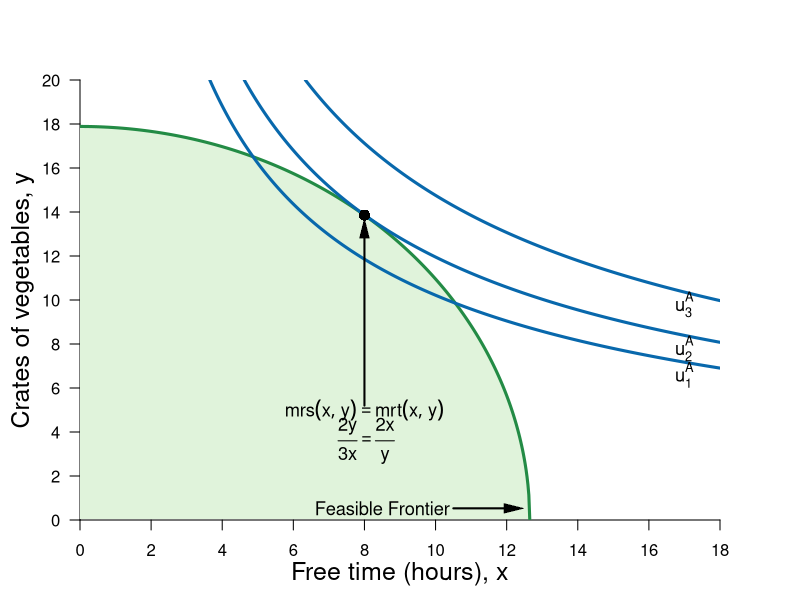

Generate this figure with R:
#Graph Designer: Simon Halliday
#Authors: Bowles, Foley and Halliday
#Title: Microeconomics: Competition, Conflict and Coordination

library(shape)
pdf(file = "constrained_optimization/feasible_frontier_indiff_vegetables.pdf", width = 8, height = 8)

#Set parameters for graphics
axislabelsize <- 1.5
labelsize <- 1.1
graphlinewidth <- 3
segmentlinewidth <- 2

COL <- c("#7fc97f", "#beaed4", "#fdc086", "#ffff99", "#386cb0", "#f0027f", "#bf5b17", "#666666")
COLA <- c("#e0f3db", "#99d8c9","#66c2a4","#41ae76", "#238b45", "#005824")
COLB <- c("#4eb3d3", "#2b8cbe", "#0868ac","#084081")

#Edited the margins to cater for the larger LHS labels
par(mar =  c(4, 4, 4, 4))

ppf <- function(x, intercept = 320) {
  (intercept - 2*x^2)^0.5
}

uFn <- function(x, y, alpha = 0.4){
  (x^alpha)*(y^(1-alpha))
}

indiffA <- function(x, ubar = uFn(8, 13.87), alpha = 0.4) {
  (ubar/ (x^alpha))^(1/ (1 - alpha))
}

ylims <- c(0, 20)
xlims <- c(0, 18)

npts <- 501 
x <- seq(xlims[1], xlims[2], length.out = npts)
y <- seq(ylims[1], ylims[2], length.out = npts) 
a <- c(uFn(8, 13.87) - 1, uFn(8, 13.87), uFn(8, 13.87) + 1.5) #alpha = 0.4

plot(0, 0, xlim = xlims, ylim = ylims, type = "n",
     xlab = expression(paste("")),
     ylab = expression(paste("")), 
     xaxt = "n", 
     yaxt = "n", 
     cex.lab = axislabelsize, 
     bty = "n", 
     xaxs="i", 
     yaxs="i"
)


# ticksy <- seq(from = 0, to = ylims[2], by = 1)
# ylabels <- seq(from = 0, to = ylims[2], by = 1)
ticksx <- seq(from = 0, to = xlims[2], by = 2)
xlabels <- seq(from = 0, to = xlims[2], by = 2)
ticksy <- seq(ylims[1],  ylims[2], 2)
ylabels <- seq(ylims[1],  ylims[2], 2)
# ticksx <- c(xlims[1], 5.25, 8.944272, xlims[2])
# xlabels <- c(NA, expression(paste(x,"*")), expression(paste(bar(x))), NA)

axis(1, at = ticksx, pos = 0, labels = xlabels)
axis(2, at = ticksy, pos = 0, labels = ylabels, las = 1)

npts <- 500 
xx1 <- seq(xlims[1], sqrt(320/2-0.001), length.out = npts)


#Draw the polygon for shading the feasible set
xpoly1 <- seq(from = xlims[1], to = sqrt(320/2-0.001), length.out = npts)
ypoly1 <- ppf(xpoly1)
polygon(x = c(xpoly1, xpoly1[1]), y = c(ypoly1, rev(ypoly1)[1]), col=COLA[1], density=NULL, border = NA)

#Draw the graphs
lines(xx1, ppf(xx1), col = COLA[5], lwd = graphlinewidth)

#Label the feasible frontier
text(8.5, 0.53, expression("Feasible Frontier"), cex = labelsize)
Arrows(10.5, 0.53, 12.2, 0.53, col = "black", lty = 1, lwd = 2, arr.type = "triangle", arr.lwd = 0.5)

contour(x, y, 
        outer(x, y, uFn),
        drawlabels = FALSE,
        col = COLB[3],
        lwd = graphlinewidth,
        levels = a, 
        xaxs="i", 
        yaxs="i", 
        add = TRUE)

#Axis labels
mtext(expression(paste("Free time (hours), ", x)), side = 1, line = 2.5, cex = axislabelsize)
text(-1.6, 0.5*ylims[2], expression(paste("Crates of vegetables, ", y)), xpd = TRUE, cex = axislabelsize, srt = 90) 

#Add mrs = mrt at i
points(8, ppf(x = 8), pch = 16, col = "black", cex = 1.5)
text(8, 5, expression(paste(mrs(x,y) == mrt(x,y))), cex = labelsize)
text(8 + 0.05, 3.6, expression(paste(frac(2*y,3*x) == frac(2*x,y))), cex = labelsize)
Arrows(8, 5.2, 8, ppf(x = 8) - 0.6, col = "black", lty = 1, lwd = 2, arr.type = "triangle", arr.lwd = 0.5)


#Label the indifference curves
text(17, 6.6, expression(u[1]^A), cex = labelsize)
text(17, 7.8, expression(u[2]^A), cex = labelsize)
text(17, 9.8, expression(u[3]^A), cex = labelsize)

#Annotate max u point on feasibility frontier
# text(8.4, ppf(8) + 0.1, expression(paste(i)), cex = labelsize)
# segments(8, 0, 8, ppf(x = 8), lty = 2, col = "gray", lwd = segmentlinewidth)
# segments(0, ppf(x = 8), 8, ppf(x = 8), lty = 2, col = "gray", lwd = segmentlinewidth)
# points(8, ppf(x = 8), pch = 16, col = "black", cex = 1.5)
# 
# text(3.3, ppf(2.9) + 0.1, expression(paste(a)), cex = labelsize)
# segments(2.9, 0, 2.9, ppf(x = 2.9), lty = 2, col = "gray", lwd = segmentlinewidth)
# segments(0, ppf(x = 2.9), 2.9, ppf(x = 2.9), lty = 2, col = "gray", lwd = segmentlinewidth)
# points(2.9, ppf(x = 2.9), pch = 16, col = "black", cex = 1.5)
# 
# 
# text(13.15, ppf(12.8) + 0.1, expression(paste(b)), cex = labelsize)
# segments(12.8, 0, 12.8, ppf(x = 12.8), lty = 2, col = "gray", lwd = segmentlinewidth)
# segments(0, ppf(x = 12.8), 12.8, ppf(x = 12.8), lty = 2, col = "gray", lwd = segmentlinewidth)
# points(12.8, ppf(x = 12.8), pch = 16, col = "black", cex = 1.5)



dev.off()
